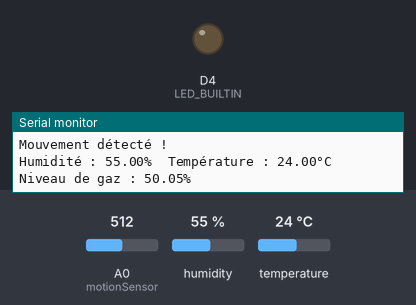
This sketch was run on a simulated ESP8266 (NodeMCU). Shown: output pins drawn as LEDs (lit = HIGH, except the on-board LED, lit = LOW), the last lines printed to the serial monitor. Inputs (shaded band) come from the test bench; at power-on: A0 (motionSensor) = 512, humidity 55 %, temperature 24 °C. WiFi joins after 1.5 s; servers stay silent unless stated; no MQTT or app messages arrive unless stated.

Above: at 2.7 s.
2.8 s: A0 (motionSensor) set to 107
4.8 s: A0 (motionSensor) set to 89
At 6.4 s:
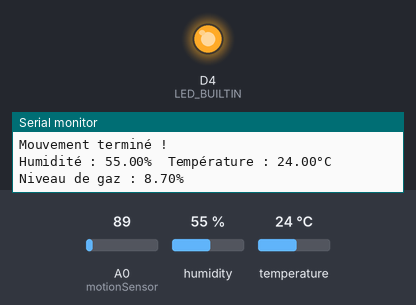
7.1 s: A0 (motionSensor) set to 110
At 8.9 s:
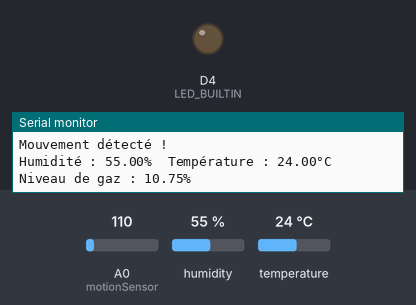
9.2 s: A0 (motionSensor) set to 90
At 10.3 s:
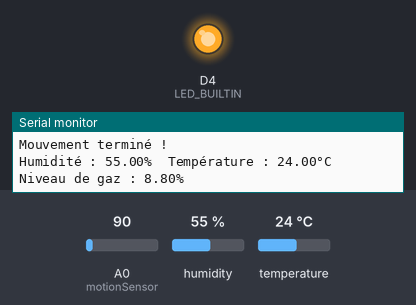
Timing chart, 0 to 12.2 s (numbered marks = the images above; inputs shaded):
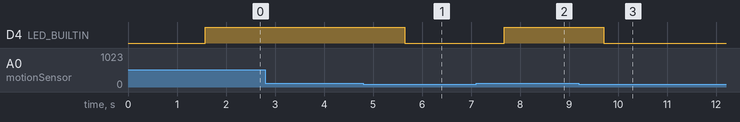

The sketch:

version_5.ino
```cpp
#include <PubSubClient.h>
#include <ESP8266WiFi.h>
#include <DHT.h>

#define DHTPIN D2     // Broche de données du capteur DHT
#define DHTTYPE DHT22   // Type de capteur utilisé (DHT11 ou DHT22)

// Initialise le capteur DHT
DHT dht(DHTPIN, DHTTYPE);

// Définition de la broche du capteur de mouvement
const int motionSensor = A0;
const int gasSensor = A0; // Broche du capteur de gaz

const char* ssid = "LOM"; // Modifiez avec votre SSID
const char* password = "adminadmin"; // Modifiez avec votre mot de passe
const char* mqtt_server = "192.168.1.137";
const int mqtt_port = 1883;
const char* mqtt_user = "grp2"; // Laissez vide si non nécessaire
const char* mqtt_password = "adminadmin"; // Laissez vide si non nécessaire
const char* mqtt_topic = "maison/capteur";

WiFiClient espClient;
PubSubClient client(espClient);

void setup_wifi() {
  delay(10);
  Serial.println();
  Serial.print("Connexion au réseau WiFi: ");
  Serial.println(ssid);

  WiFi.begin(ssid, password);

  while (WiFi.status() != WL_CONNECTED) {
    delay(500);
    Serial.print(".");
  }

  Serial.println("");
  Serial.println("WiFi connecté");
  Serial.println("Adresse IP: ");
  Serial.println(WiFi.localIP());
}

void reconnect() {
  while (!client.connected()) {
    Serial.print("Tentative de connexion MQTT ... ");
    if (client.connect("ESP8266Client", mqtt_user, mqtt_password)) {
      Serial.println("Connecté");
    } else {
      Serial.print("Échec, rc=");
      Serial.print(client.state());
      Serial.println(" Nouvelle tentative dans 5 secondes");
      delay(5000);
    }
  }
}

void setup() {
  Serial.begin(9600);
  setup_wifi();
  client.setServer(mqtt_server, mqtt_port);

  // Configure la broche LED_BUILTIN en sortie
  pinMode(LED_BUILTIN, OUTPUT);
  digitalWrite(LED_BUILTIN, LOW); // Allume la LED au démarrage

  // Configure la broche du capteur de mouvement en entrée
  pinMode(motionSensor, INPUT);

  // Initialise le capteur DHT
  dht.begin();
}

unsigned long currentTime;

// Intervalle de vérification du mouvement
const unsigned long motionCheckInterval = 150UL;
unsigned long previousMotionCheckTime = 0;

bool motionDetected = false; // Variable pour suivre l'état du mouvement

void loop() {
  if (!client.connected()) {
    reconnect();
  }
  client.loop();

  // Obtient le temps actuel en millisecondes
  currentTime = millis();

  // Vérifie si l'intervalle de temps est écoulé
  if (currentTime - previousMotionCheckTime >= motionCheckInterval) {
    // Lit l'état du capteur de mouvement
    int isMotionDetected = analogRead(motionSensor);

    // Si le mouvement est détecté
    if (isMotionDetected > 100) { // Vous pouvez ajuster la valeur de seuil selon vos besoins
      if (!motionDetected) { // Si le mouvement vient de commencer
        // Affiche un message sur le moniteur série
        Serial.println("Mouvement détecté !");
        motionDetected = true; // Met à jour l'état du mouvement
        // Allume la LED
        digitalWrite(LED_BUILTIN, HIGH);

        // Envoie l'information de détection de mouvement via MQTT
        client.publish(mqtt_topic, "Mouvement détecté !");
      }
    } else { // Si le mouvement n'est pas détecté
      if (motionDetected) { // Si le mouvement vient de se terminer
        // Affiche un message sur le moniteur série
        Serial.println("Mouvement terminé !");
        motionDetected = false; // Met à jour l'état du mouvement
        // Éteint la LED
        digitalWrite(LED_BUILTIN, LOW);

        // Envoie l'information de fin de mouvement via MQTT
        client.publish(mqtt_topic, "Mouvement terminé !");
      }
    }

    // Met à jour le temps de la dernière vérification
    previousMotionCheckTime = currentTime;
  }

  // Lecture de l'humidité relative
  float humidity = dht.readHumidity();

  // Lecture de la température en degrés Celsius
  float temperature = dht.readTemperature();

  // Vérifie si la lecture du capteur a échoué
  if (isnan(humidity) || isnan(temperature)) {
    Serial.println("Échec de la lecture du capteur DHT !");
    return;
  }

  // Affiche les données lues sur le moniteur série
  Serial.print("Humidité : ");
  Serial.print(humidity);
  Serial.print("%\t");

  Serial.print("Température : ");
  Serial.print(temperature);
  Serial.println("°C");

  // Lecture du niveau de gaz (MQ-5)
  float gasLevel = analogRead(gasSensor) / 1023.0 * 100;

  // Affichage du niveau de gaz
  Serial.print("Niveau de gaz : ");
  Serial.print(gasLevel);
  Serial.println("%");

  // Envoi des données MQTT
  String payload = String("Humidité: ") + humidity + "%, Température: " + temperature + "C, Gaz: " + gasLevel + "%";
  client.publish(mqtt_topic, payload.c_str());

  delay(2000); // Attendre avant de publier de nouvelles données
}
```

Measured:
- the behaviour switches between 101 and 100 on A0 (motionSensor) (found by bisection; images 0 and 1)
- after the input at 4.8 s, D4 (LED_BUILTIN): HIGH → LOW after 0.85 s
- after the input at 7.1 s, D4 (LED_BUILTIN): LOW → HIGH after 0.57 s
- after the input at 9.2 s, D4 (LED_BUILTIN): HIGH → LOW after 0.50 s
